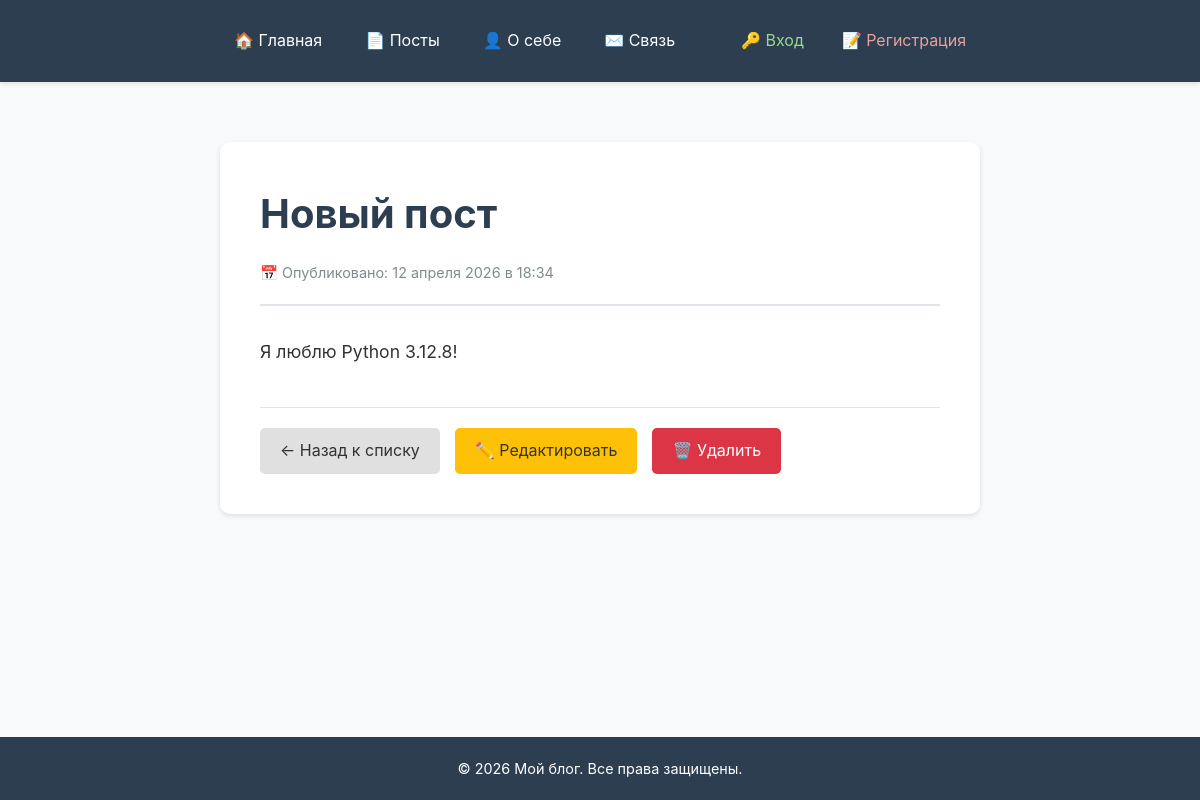
The app's page /posts/4/ with its own data.
### blog_app/models.py (models this page shows, shortened)
class Post(models.Model):
    title = models.CharField(max_length=200)
    content = models.TextField()
    created_at = models.DateTimeField(auto_now_add=True)

### blog_app/views.py (the view)
# urls.py: path('posts/<int:pk>/', views.PostDetailView.as_view(), name='post_detail'),
class PostDetailView(DetailView):
    model = Post
    template_name = 'blog_app/post_detail.html'
    context_object_name = 'post'

### templates/blog_app/post_detail.html (shortened to what this page needs)
{% extends 'blog_app/base_header.html' %}
{% block content %}
<div class="blog-container">
    <article class="post-detail">
        <div class="post-detail-header">
            <h1 class="post-detail-title">{{ post.title }}</h1>
            <div class="post-detail-meta">
                📅 Опубликовано: {{ post.created_at|date:"d E Y" }} в {{ post.created_at|date:"H:i" }}
            </div>
        </div>
        <div class="post-detail-content">
            {{ post.content|linebreaks }}
        </div>
        <div class="post-detail-actions">
            <a href="{% url 'post_list' %}" class="btn">← Назад к списку</a>
            <a href="{% url 'post_edit' post.pk %}" class="btn btn-edit">✏️ Редактировать</a>
            <a href="{% url 'post_delete' post.pk %}" class="btn btn-danger">🗑️ Удалить</a>
        </div>
    </article>
</div>
{% endblock %}

### static/css/main.css (style rules this page uses)
html, body { height: 100%; margin: 0; padding: 0; }
.flex-body { display: flex; flex-direction: column; min-height: 100vh; }
.blog-container { max-width: 800px; margin: 0 auto; padding: 20px; }
.btn { display: inline-block; padding: 10px 20px; background: #e0e0e0; color: #333; text-decoration: none; border-radius: 5px; border: none; cursor: pointer; transition: all 0.3s; }
.btn-edit { background: #ffc107; color: #333; }
.btn-danger { background: #dc3545; color: white; }
.post-detail { background: white; border-radius: 10px; padding: 40px; box-shadow: 0 2px 5px rgba(0, 0, 0, 0.1); }
.post-detail-header { border-bottom: 2px solid #e1e4e8; padding-bottom: 20px; margin-bottom: 30px; }
.post-detail-title { font-size: 2.5rem; color: #2c3e50; margin-bottom: 15px; }
.post-detail-meta { color: #7f8c8d; font-size: 0.9rem; }
.post-detail-content { font-size: 1.1rem; line-height: 1.8; margin-bottom: 40px; }
.post-detail-actions { display: flex; gap: 15px; padding-top: 20px; border-top: 1px solid #e1e4e8; }
* { margin: 0; padding: 0; box-sizing: border-box; }
body { font-family: -apple-system, BlinkMacSystemFont, "Segoe UI", Roboto, Oxygen, Ubuntu, sans-serif; background-color: #f8f9fa; color: #333; line-height: 1.6; }

### records on screen
Post: title "Новый пост", created_at "12 апреля 2026", created_at "18:34", content "Я люблю Python 3.12.8!"
